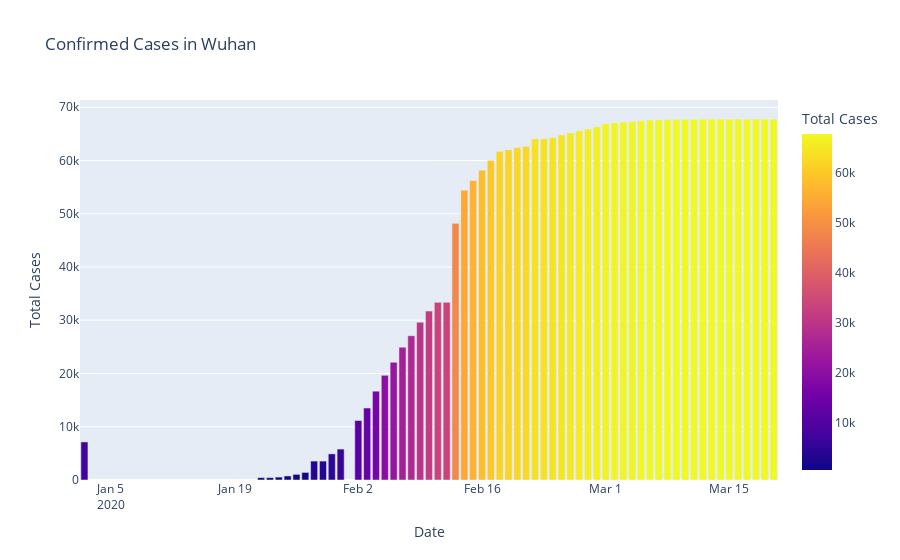

Here is the notebook cell this chart was saved with:
### Code cell
fig=px.bar(dbd_Wuhan,x="Date",y="Total Cases",color='Total Cases',title='Confirmed Cases in Wuhan')
fig.show()
